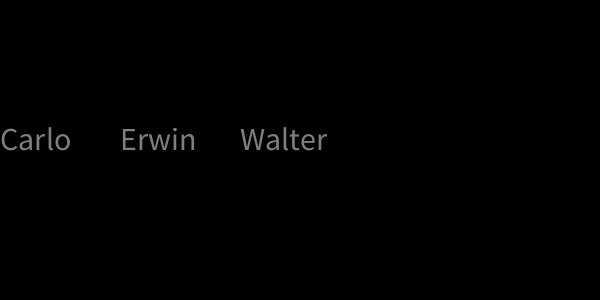
Frame 1 (no input)
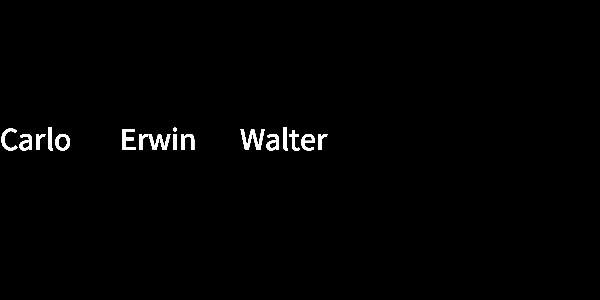
Frame 60 (the mouse pressed at the canvas centre just before this capture)
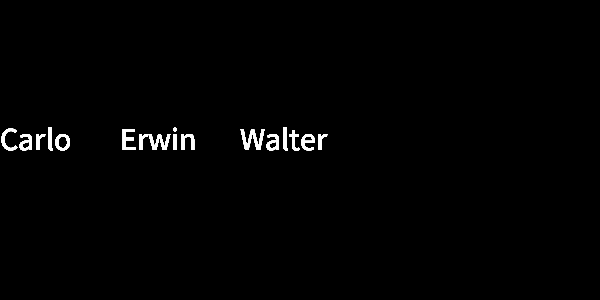
Frame 120 (the mouse held since frame 60 and released just before this capture)

The Processing sketch that drew these frames (run headless with seeded random() and noise(); from frame 60 on, the mouse is pressed at the canvas centre):

// Processing sketch: sketch_03_joint
// ── sketch_03_joint.pde
String s = "Carlo Erwin Walter";
String[] words;

void setup(){
size(600,300);
background(0);
words = split(s, " ");
}

void draw(){
for (int i=0; i < words.length; i++){
    fill(255, 127);
    stroke(255);
    textSize(32);
    text(words[i], i*120, 150); 

}}
